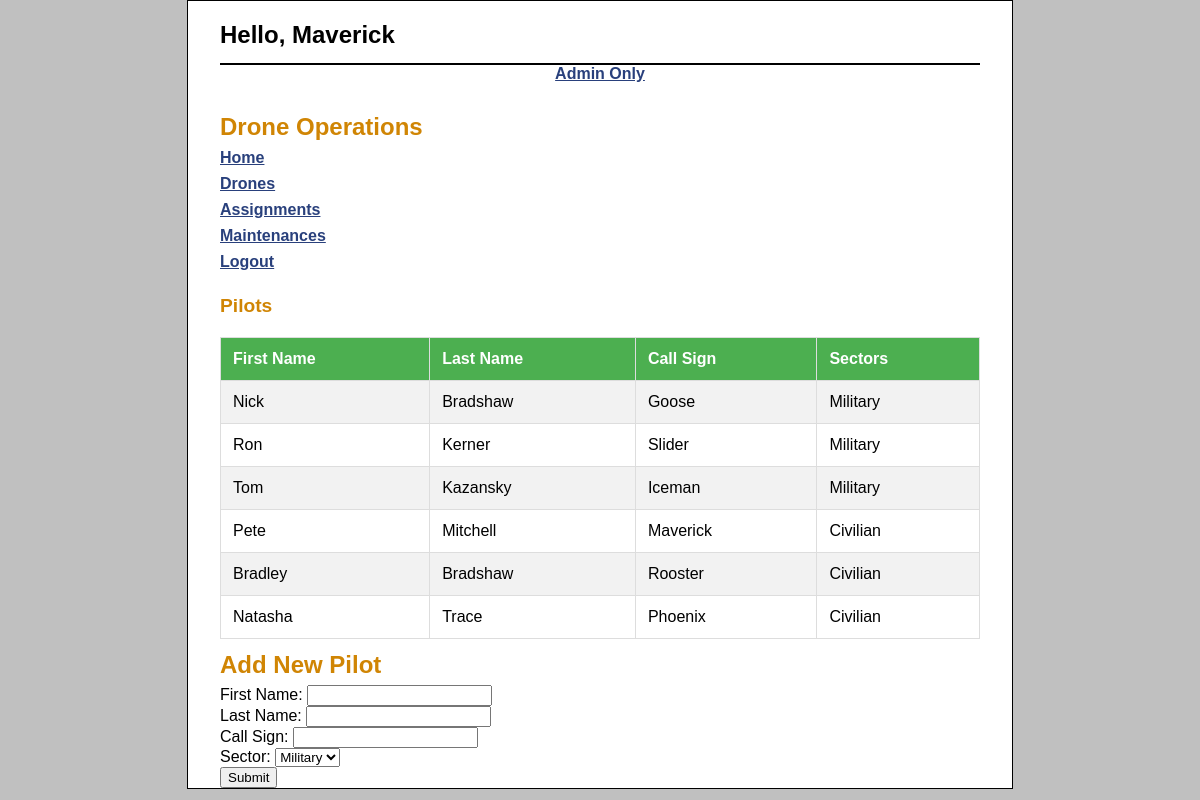
Page /Backend/index.php (signed in) on the committed database.
### tables this page shows
CREATE TABLE Pilots (
    PilotID INT PRIMARY KEY AUTO_INCREMENT,
    FirstName VARCHAR(55),
    LastName VARCHAR(55),
    SectorID INT,
    CallSign VARCHAR(15),
    PasswordHash VARCHAR(255),
    Administrator BOOLEAN,
    FOREIGN KEY (SectorID) REFERENCES Sectors(SectorID)
);

CREATE TABLE Sectors (
    SectorID INT PRIMARY KEY AUTO_INCREMENT,
    SectorName VARCHAR(55)
);

### Backend/view/admin_menu.php (the view, shortened to what this page needs)
<?php
    $callsign = $_SESSION['currently_logged_in_callsign'];
    if(isset($_SESSION['is_valid_admin'])) {
        $stmt = $db->query('SELECT FirstName, LastName, CallSign, SectorName
        FROM Pilots INNER JOIN Sectors ON Pilots.SectorID = Sectors.SectorID');
      $stmt->execute();
    } else {
        throw new Exception('Should not be able to get here if not logged in');
    }
?>
<!DOCTYPE html>
<html>
    <head>
        <link rel="stylesheet" type="text/css" href="main.css"/>
    </head>
    <body>
        <header>
            <h1>Hello, <?php echo "$callsign";?></h1>
        </header>
        <?php
            include("util/nav_menu.php");
        ?>
        <div class="container">
            <h2>Pilots</h2>
            <table>
                <tr>
                    <th>First Name</th>
                    <th>Last Name</th>
                    <th>Call Sign</th>
                    <th> Sectors</th>
                </tr>
                <?php while ($row = $stmt->fetch()): ?>
                    <tr>
                        <td><?php echo htmlspecialchars($row['FirstName']); ?></td>
                        <td><?php echo htmlspecialchars($row['LastName']); ?></td>
                        <td><?php echo htmlspecialchars($row['CallSign']); ?></td>
                        <td><?php echo htmlspecialchars($row['SectorName']); ?></td>
                    </tr>
                <?php endwhile; ?>
            </table>
        </div>
        <div class="container">
                <h1>Add New Pilot</h2>
                <form method="post">
                    <label for="firstname">First Name:</label>
                    <input type="text" id="firstname" name="firstname" required>
                    <label for="lastname">Last Name:</label>
                    <input type="text" id="lastname" name="lastname" required>
                    <label for="callsign">Call Sign:</label>
                    <input type="text" id="callsign" name="callsign" required>
                    <label for="sectorID">Sector:</label>
                    <select id="sectorID" name="sectorID" required>
                        <option value="1">Military</option>
                    </select> </br>
                    <input type="submit" name="submit" value="Submit">
                </form>
         </div>
    </body>
</html>

### Backend/main.css (style rules this page uses)
html { background-color: rgb(192, 192, 192); }
body { font-family: Arial, Helvetica, sans-serif; width: 760px; margin: 0 auto; padding: 0 2em; background-color: white; border: 1px solid black; }
header { border-bottom: 2px solid black; padding: .5em 0; }
header h1 { color: black; }
h1 { font-size: 150%; margin: .5em 0 .25em; }
h2 { font-size: 120%; margin: .5em 0; }
h1, h2 { color: rgb(208, 133, 4); }
table { border-collapse: collapse; }
td, th { padding: .2em .5em .2em .5em; vertical-align: top; text-align: left; }
div > table { width: 100%; margin-top: 20px; border-collapse: collapse; }
div > table, th, td { border: 1px solid #ddd; }
div > table th, table td { padding: 12px; text-align: left; }
div > table th { background-color: #4CAF50; color: white; }
div > table tr:nth-child(even) { background-color: #f2f2f2; }

### rows in the picture
pilots: FirstName "Nick", LastName "Bradshaw", CallSign "Goose", SectorID.SectorName "Military"
pilots: FirstName "Ron", LastName "Kerner", CallSign "Slider", SectorID.SectorName "Military"
pilots: FirstName "Tom", LastName "Kazansky", CallSign "Iceman", SectorID.SectorName "Military"
pilots: FirstName "Pete", LastName "Mitchell", CallSign "Maverick", SectorID.SectorName "Civilian"
pilots: FirstName "Bradley", LastName "Bradshaw", CallSign "Rooster", SectorID.SectorName "Civilian"
pilots: FirstName "Natasha", LastName "Trace", CallSign "Phoenix", SectorID.SectorName "Civilian"

### other values in the picture
$callsign "Maverick"
